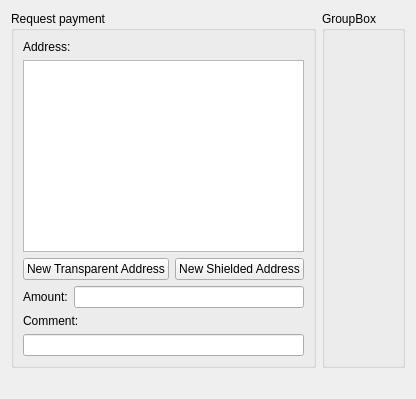
      <widget class="QWidget" name="tab">
       <attribute name="title">
        <string>Receive</string>
       </attribute>
       <layout class="QVBoxLayout" name="verticalLayout_18">
        <item>
         <layout class="QHBoxLayout" name="horizontalLayout_17">
          <item>
           <widget class="QGroupBox" name="groupBox_10">
            <property name="title">
             <string>Request payment</string>
            </property>
            <layout class="QVBoxLayout" name="verticalLayout_16">
             <item>
              <widget class="QLabel" name="label_23">
               <property name="text">
                <string>Address:</string>
               </property>
              </widget>
             </item>
             <item>
              <widget class="QListWidget" name="listaddresses_receive"/>
             </item>
             <item>
              <layout class="QHBoxLayout" name="horizontalLayout_16">
               <item>
                <widget class="QPushButton" name="pushButton_newtr">
                 <property name="text">
                  <string>New Transparent Address</string>
                 </property>
                </widget>
               </item>
               <item>
                <widget class="QPushButton" name="pushButton_newsh">
                 <property name="text">
                  <string>New Shielded Address</string>
                 </property>
                </widget>
               </item>
              </layout>
             </item>
             <item>
              <layout class="QHBoxLayout" name="horizontalLayout_15">
               <item>
                <widget class="QLabel" name="label_24">
                 <property name="text">
                  <string>Amount:</string>
                 </property>
                </widget>
               </item>
               <item>
                <widget class="QLineEdit" name="line_receiveamount">
                 <property name="alignment">
                  <set>Qt::AlignRight|Qt::AlignTrailing|Qt::AlignVCenter</set>
                 </property>
                </widget>
               </item>
              </layout>
             </item>
             <item>
              <widget class="QLabel" name="label_25">
               <property name="text">
                <string>Comment:</string>
               </property>
              </widget>
             </item>
             <item>
              <widget class="QLineEdit" name="line_receivedesc"/>
             </item>
            </layout>
           </widget>
          </item>
          <item>
           <widget class="QGroupBox" name="groupBox_11">
            <property name="sizePolicy">
             <sizepolicy hsizetype="Expanding" vsizetype="Preferred">
              <horstretch>0</horstretch>
              <verstretch>1</verstretch>
             </sizepolicy>
            </property>
            <property name="title">
             <string>GroupBox</string>
            </property>
            <layout class="QVBoxLayout" name="verticalLayout_17">
             <item>
              <widget class="QLabel" name="label_qrreceive">
               <property name="sizePolicy">
                <sizepolicy hsizetype="Preferred" vsizetype="Expanding">
                 <horstretch>0</horstretch>
                 <verstretch>1</verstretch>
                </sizepolicy>
               </property>
               <property name="text">
                <string/>
               </property>
               <property name="alignment">
                <set>Qt::AlignBottom|Qt::AlignHCenter</set>
               </property>
               <property name="textInteractionFlags">
                <set>Qt::LinksAccessibleByMouse|Qt::TextSelectableByMouse</set>
               </property>
              </widget>
             </item>
             <item>
              <spacer name="verticalSpacer_2">
               <property name="orientation">
                <enum>Qt::Vertical</enum>
               </property>
               <property name="sizeHint" stdset="0">
                <size>
                 <width>20</width>
                 <height>40</height>
                </size>
               </property>
              </spacer>
             </item>
            </layout>
           </widget>
          </item>
         </layout>
        </item>
        <item>
         <widget class="QLabel" name="label_textreceive">
          <property name="text">
           <string/>
          </property>
          <property name="textInteractionFlags">
           <set>Qt::LinksAccessibleByMouse|Qt::TextSelectableByMouse</set>
          </property>
         </widget>
        </item>
       </layout>
      </widget>
